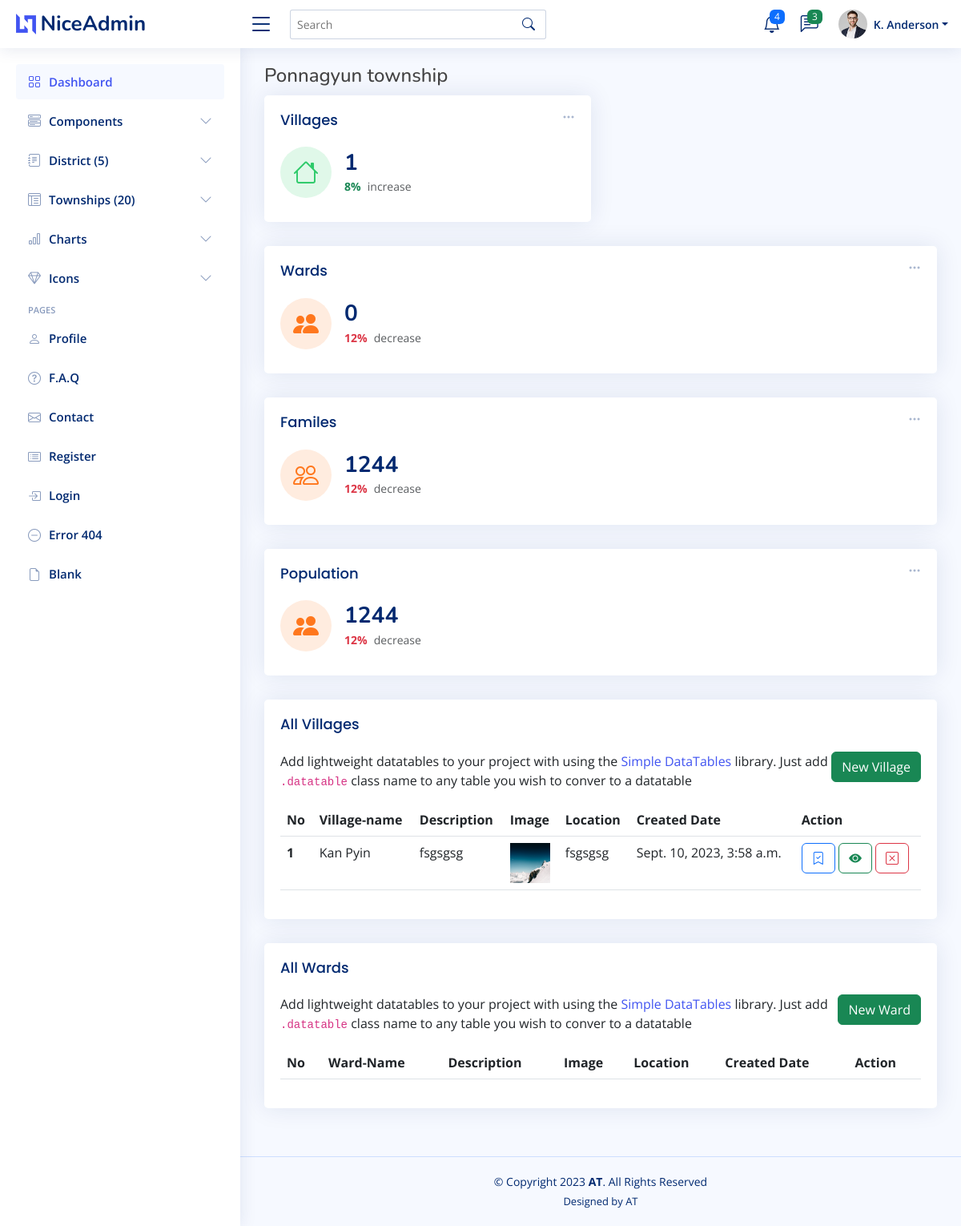
/dashboard/township_detail/4/, run on an earlier commit of the app's database.
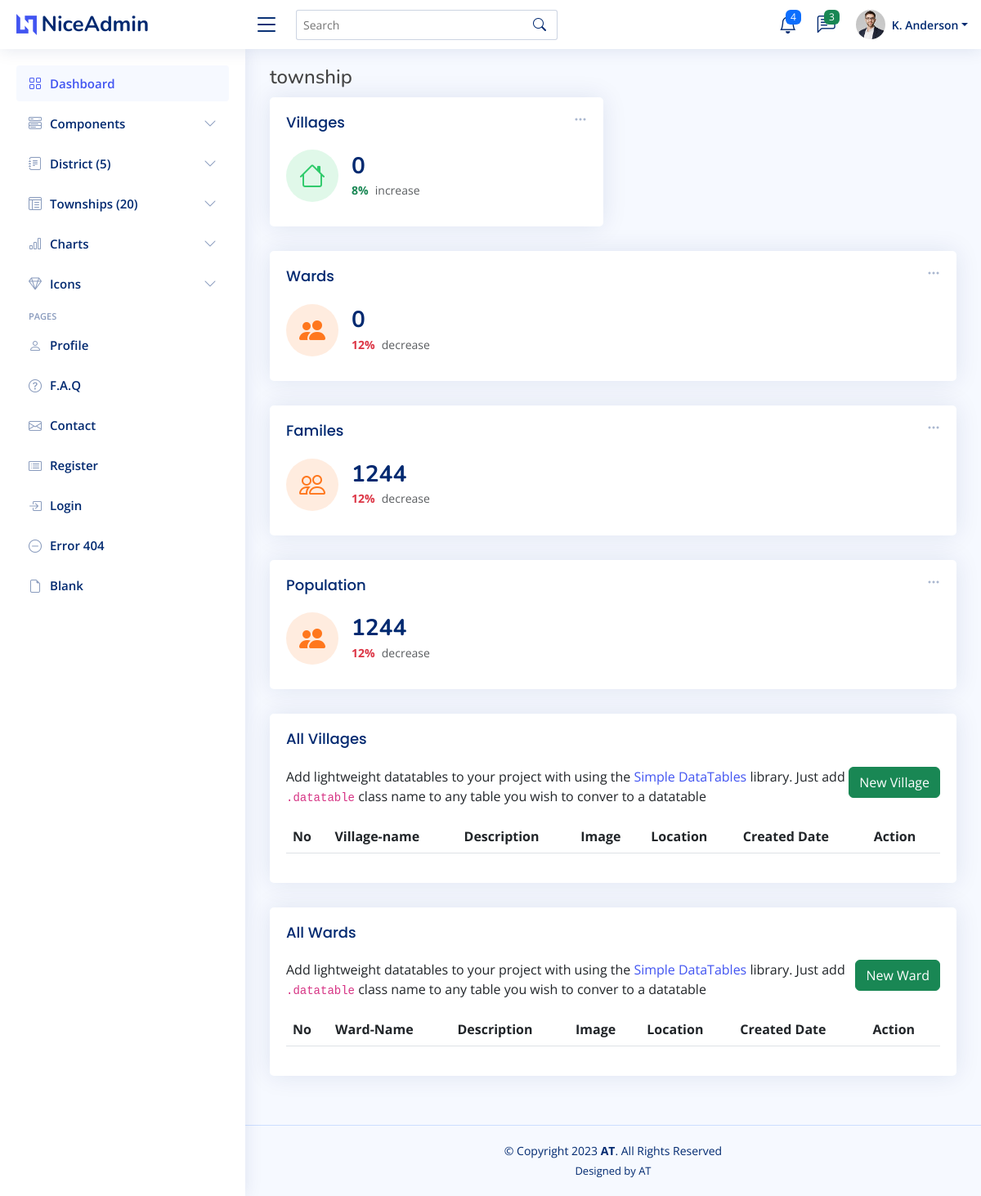
And on a later commit of the database.
### mainapp/models.py (models this page shows, shortened)
class Village(models.Model):
     township = models.ForeignKey(Township, on_delete=models.CASCADE)
     name = models.CharField(max_length=200)
     description = models.TextField()
     image = models.ImageField(upload_to='village-image')
     location = models.CharField(max_length=200, blank=True, null=True)
     created = models.DateTimeField(default=timezone.now, null=True, blank=True)
     updated = models.DateTimeField(auto_now=True, null=True, blank=True)

class Township(models.Model):
     district = models.ForeignKey(District, on_delete=models.CASCADE)
     name = models.CharField(max_length=200)
     description = models.TextField()
     image = models.ImageField(upload_to='township-image')
     location = models.CharField(max_length=200, blank=True, null=True)
     created = models.DateTimeField(default=timezone.now, null=True, blank=True)
     updated = models.DateTimeField(auto_now=True, null=True, blank=True)

### mainapp/views.py (the view)
# urls.py: path('township_detail/<str:pk>/', views.township_detail, name='township_detail'),
def township_detail(request, pk=id):
     districts = District.objects.all()
     townships = Township.objects.all()
     wards = Ward.objects.all()
     villages = Village.objects.all()
     township_townships = Township.objects.filter(district_id=pk)
     township_villages = Village.objects.filter(township_id=pk)
     township_wards = Ward.objects.filter(township_id=pk)
     context = {
          'township_townships':township_townships,
          'township_villages':township_villages,
          'township_wards':township_wards,
          'districts':districts,
          'townships':townships,
          'villages':villages,
          'wards':wards
     }
     return render(request, 'backend/pages/township_detail.html', context)

### mainapp/templates/backend/pages/township_detail.html (shortened to what the changed rows need)
{% extends 'backend/layouts/main.html' %}
{% block content %}
<div class="pagetitle">
      <div class="pagetitle">
        <h4>{{ township_villages.first.township.name }} township</h4>
      </div>
      <section class="section dashboard">
        <div class="row">
          <div class="col-lg-12">
            <div class="row">
              <div class="col-xxl-3 col-md-6">
                <div class="card info-card revenue-card">
                  <div class="card-body">
                    <div class="d-flex align-items-center">
                      <div class="ps-3">
                        <h6>{{ township_villages.count}}</h6>
                        <span class="text-success small pt-1 fw-bold">8%</span> <span class="text-muted small pt-2 ps-1">increase</span>
                      </div>
                    </div>
                  </div>
                </div>
              </div>
            </div>
          </div>
        </div>
      </section>
      <section class="section">
        <div class="row">
          <div class="col-lg-12">
            <div class="card">
              <div class="card-body">
                <table class="table datatable">
                  <thead>
                    <tr>
                      <th scope="col">No</th>
                      <th scope="col">Village-name</th>
                      <th scope="col">Description</th>
                      <th scope="col">Image</th>
                      <th scope="col">Location</th>
                      <th scope="col">Created Date</th>
                      <th scope="col">Action</th>
                    </tr>
                  </thead>
                  <tbody>
                    {% for township_village in township_villages %}
                    <tr>
                      <th scope="row">{{ forloop.counter }}</th>
                      <td>{{ township_village.name }}</td>
                      <td>{{ township_village.description|safe }}</td>
                      <td>
                         <img src="{{ township_village.image.url }}" alt="" style="width: 50px; height: 50px;">
                      </td>
                      <td>{{ township_village.location }}</td>
                      <td>{{ township_village.created }}</td>
                      <td>
                        <a href="" class="btn btn-outline-primary">
                          <i class="bi bi-bookmark-check"></i>
                        </a>
                        <a href="" class="btn btn-outline-success">
                          <i class="bi bi-eye-fill"></i>
                        </a>
                        <a href="" class="btn btn-outline-danger">
                        <i class="bi bi-x-square"></i>
                        </a>
                      </td>
                    </tr>
                    {% endfor %}
                  </tbody>
                </table>
              </div>
            </div>
          </div>
        </div>
      </section>
      <section class="section">
        <div class="row">
          <div class="col-lg-12">
            <div class="card">
              <div class="card-body">
                <table class="table datatable">
                  <thead>
                    <tr>
                      <th scope="col">No</th>
                      <th scope="col">Ward-Name</th>
                      <th scope="col">Description</th>
                      <th scope="col">Image</th>
                      <th scope="col">Location</th>
                      <th scope="col">Created Date</th>
                      <th scope="col">Action</th>
                    </tr>
                  </thead>
                </table>
              </div>
            </div>
          </div>
        </div>
      </section>
</div>
{% endblock content %}

What changed in the data, as far as the page shows it:
removed Village: first.township.name "Ponnagyun", name "Kan Pyin", description "fsgsgsg", image (picture), location "fsgsgsg", created "Sept. 10, 2023, 3:58 a.m."
Also different on the page:
{{ township_villages.count }}: "1" → "0"
